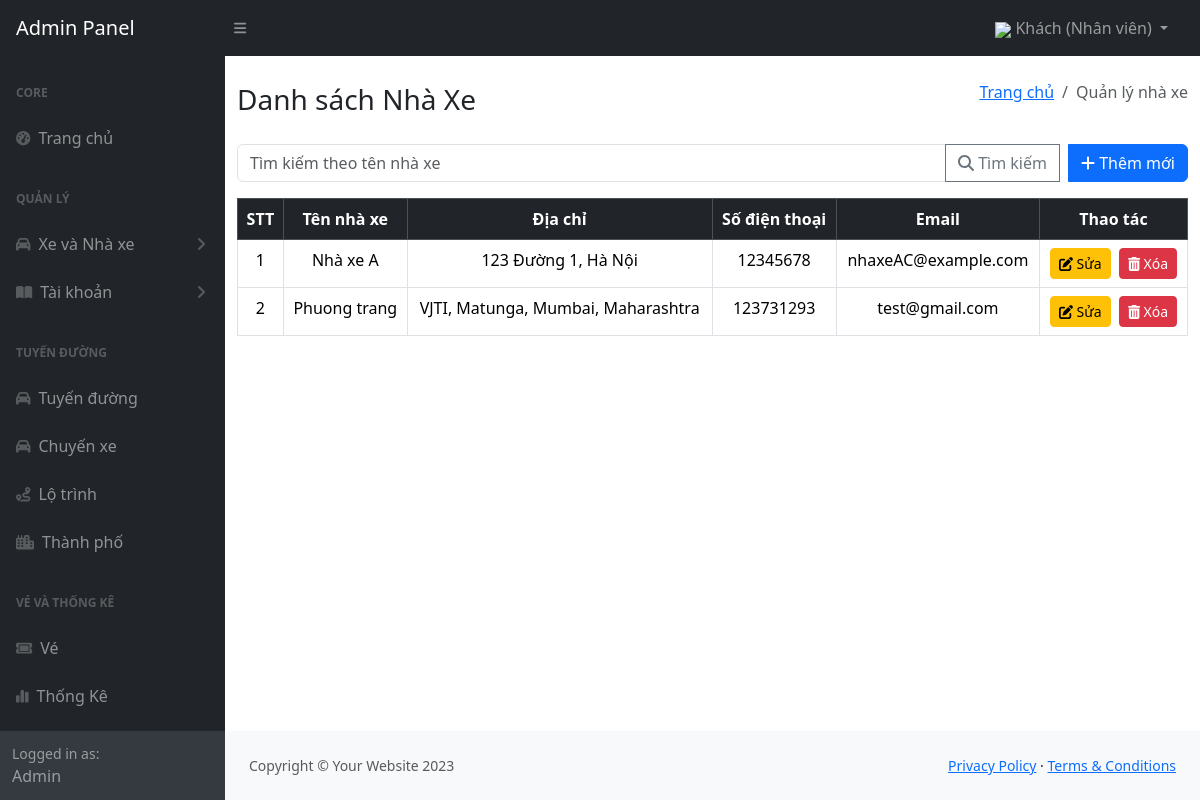
The app's page /admin/views/C_house.php with its own data.
### tables this page shows
CREATE TABLE `car_house` (
  `id_c_house` int(11) NOT NULL,
  `name_c_house` varchar(255) NOT NULL,
  `address` varchar(255) NOT NULL,
  `phone` int(11) NOT NULL,
  `email` varchar(255) NOT NULL
);

### admin/views/C_house.php (the view, shortened to what this page needs)
<?php include_once 'navbar.php'; ?>
<?php include_once 'slidebar.php'; ?>
<?php
$db = new Database();
$conn = $db->connectBee();
?>
<!DOCTYPE html>
<html lang="en">
<head>
    <link href="https://cdn.jsdelivr.net/npm/bootstrap@5.3.1/dist/css/bootstrap.min.css" rel="stylesheet">
    <link href="https://cdnjs.cloudflare.com/ajax/libs/font-awesome/6.0.0-beta3/css/all.min.css" rel="stylesheet">
</head>
<body>
    <div id="layoutSidenav_content">
        <div class="container mt-4">
            <div class="d-flex justify-content-between align-items-center mb-3">
                <h3>Danh sách Nhà Xe</h3>
                <ol class="breadcrumb mb-4">
                <li class="breadcrumb-item"><a href="index.php">Trang chủ</a></li>
                <li class="breadcrumb-item active">Quản lý nhà xe</li>
            </div>
            <div class="input-group mb-3">
                <input type="text" class="form-control w-50" id="searchKeyword" placeholder="Tìm kiếm theo tên nhà xe">
                <button class="btn btn-outline-secondary" id="btnSearch"><i class="fas fa-search"></i> Tìm kiếm</button>
                <button class="btn btn-primary ms-2" id="btnAdd" data-bs-toggle="modal" data-bs-target="#addModal">
                    <i class="fas fa-plus"></i> Thêm mới
                </button>
            </div>
            <div class="text-center">
            <table class="table table-bordered table-hover">
                <?php
                $search_keyword = $_POST['search_keyword'] ?? '';
                $sql = "SELECT id_c_house, name_c_house, address, phone, email FROM car_house";
                if ($search_keyword) {
                    $sql .= " WHERE name_c_house LIKE ? OR address LIKE ? OR phone LIKE ? OR email LIKE ?";
                    $stmt = $conn->prepare($sql);
                    $like_keyword = "%" . $search_keyword . "%";
                    $stmt->bind_param("ssis", $like_keyword, $like_keyword, $like_keyword, $like_keyword);
                    $stmt->execute();
                    $result = $stmt->get_result();
                } else {
                    $result = $conn->query($sql);
                }
                ?>
                <thead class="table-dark">
                    <tr>
                        <th>STT</th>
                        <th>Tên nhà xe</th>
                        <th>Địa chỉ</th>
                        <th>Số điện thoại</th>
                        <th>Email</th>
                        <th>Thao tác</th>
                    </tr>
                </thead>
                <tbody id="dataTable">
                    <?php
                    if ($result->num_rows > 0) {
                        $stt = 1;
                        while ($row = $result->fetch_assoc()) {
                            echo "<tr>
                                <td>" . $stt++ . "</td>
                                <td>" . $row['name_c_house'] . "</td>
                                <td>" . $row['address'] . "</td>
                                <td>" . $row['phone'] . "</td>
                                <td>" . $row['email'] . "</td>
                                <td>
                                <button class='btn btn-warning btn-sm me-1 btnEdit' data-id='".$row['id_c_house']."' data-name='".$row['name_c_house']."' data-address='".$row['address']."' data-phone='".$row['phone']."' data-email='".$row['email']."'><i class='fas fa-edit'></i> Sửa</button>
                                <button class='btn btn-danger btn-sm btnDelete' data-id='".$row['id_c_house']."'><i class='fas fa-trash-alt'></i> Xóa</button>
                                </td>
                            </tr>";
                        }
                    } else {
                        echo "<tr><td colspan='6' class='text-center'>Không có dữ liệu</td></tr>";
                    }
                    ?>
                </tbody>
            </table>
        </div>
    </div>
</body>
</html>
<?php include 'footer.php'; ?>

### records on screen
car_house: name_c_house "Nhà xe A", address "123 Đường 1, Hà Nội", phone "12345678", email "nhaxeAC@example.com"
car_house: name_c_house "Phuong trang", address "VJTI, Matunga, Mumbai, Maharashtra", phone "123731293", email "test@gmail.com"

### other values on screen
$username "Khách"
$usertype "Nhân viên"
